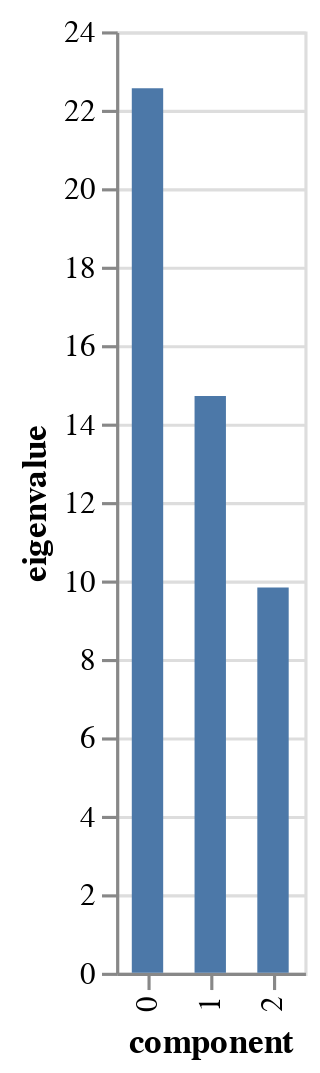

Notebook code cell kept with this figure:
### Code cell
pca.scree_plot()

### Figure 1 — Vega-Lite specification as saved in the notebook (floating-point values rounded to 4 significant figures)
{"config": {"view": {"continuousWidth": 400, "continuousHeight": 300}}, "data": {"name": "data-9ffc9742010fa5f24116b1cbb1fabbe2"}, "mark": {"type": "bar", "size": 10}, "encoding": {"tooltip": [{"field": "component", "type": "nominal"}, {"field": "eigenvalue", "type": "quantitative"}, {"field": "% of variance", "type": "quantitative"}, {"field": "% of variance (cumulative)", "type": "quantitative"}], "x": {"field": "component", "type": "nominal"}, "y": {"field": "eigenvalue", "type": "quantitative"}}, "$schema": "https://vega.github.io/schema/vega-lite/v4.17.0.json", "datasets": {"data-9ffc9742010fa5f24116b1cbb1fabbe2": [{"component": "0", "eigenvalue": 22.55, "% of variance": 23.01, "% of variance (cumulative)": 23.01}, {"component": "1", "eigenvalue": 14.7, "% of variance": 15.0, "% of variance (cumulative)": 38.02}, {"component": "2", "eigenvalue": 9.821, "% of variance": 10.02, "% of variance (cumulative)": 48.04}]}}
